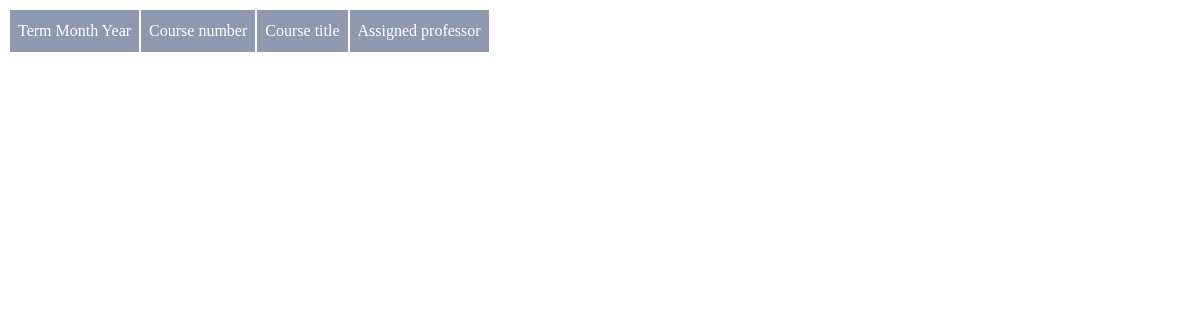
The page /sysop_tasks/displayCoursesAndProfsTable.php on the database as committed earlier.
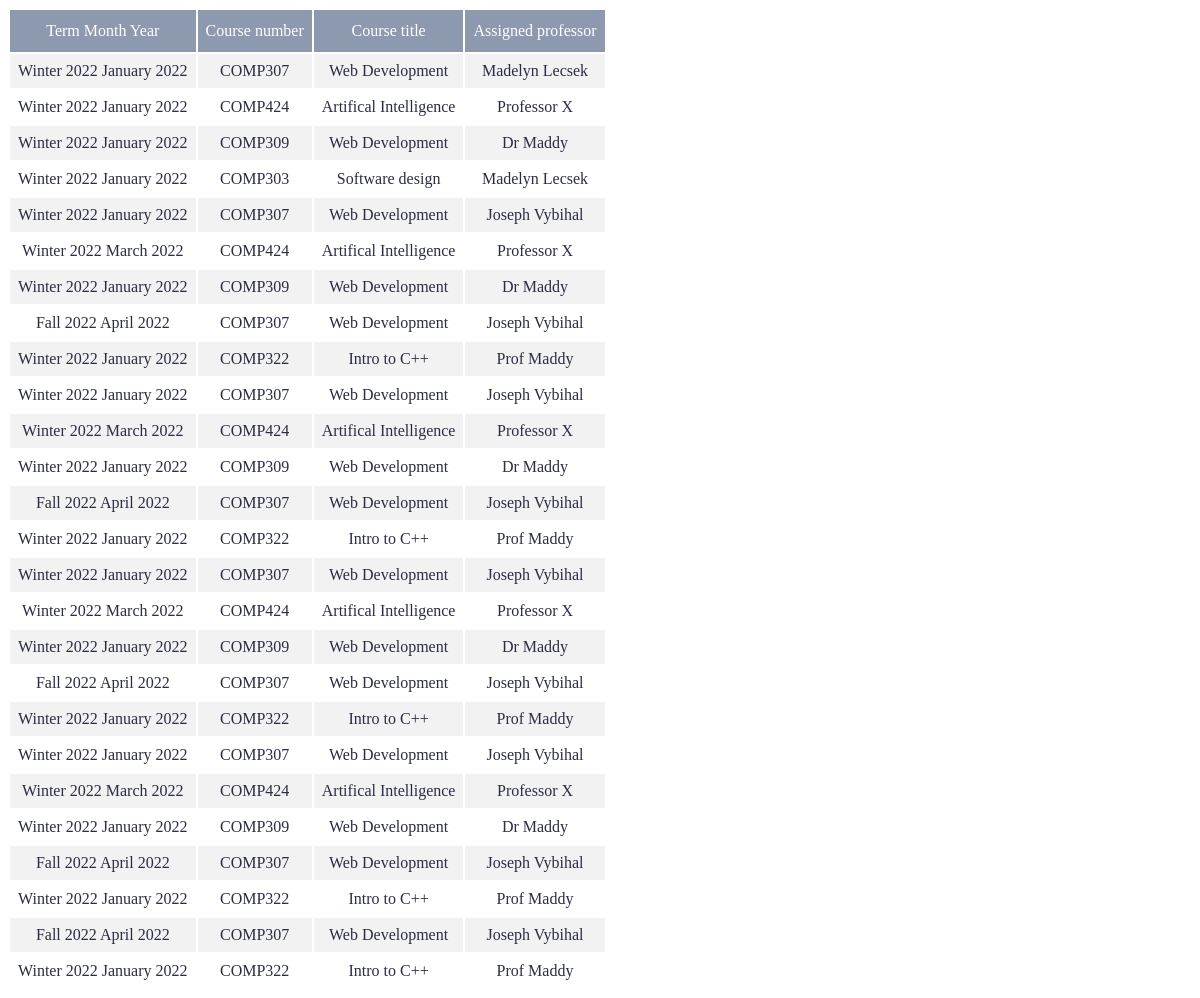
The same page on the database as committed later.
### tables this page shows
CREATE TABLE "assignedProfs" (
	"term_month_year"	TEXT,
	"course_num"	TEXT,
	"course_name"	TEXT,
	"instructor_assigned_name"	TEXT
);

### sysop_tasks/displayCoursesAndProfsTable.php (the view, shortened to what this page needs)
<?php
    $db = new SQLite3("../STARboard.db", SQLITE3_OPEN_READWRITE);
    $query = $db->prepare('SELECT * FROM assignedProfs');
    $result = $query->execute();
    echo "<div class = 'report' >";
    echo "<table id='allTAReportTable'>";
    echo "<tr>";
    echo "<th>Term Month Year</th>";
    echo "<th>Course number</th>";
    echo "<th>Course title</th>";
    echo "<th>Assigned professor</th>";
    echo "</tr>";
    while ($row = $result->fetchArray(SQLITE3_ASSOC))
    {
        echo "<tr>";
        echo "<td>". $row['term_month_year'] . "</td>";
        echo "<td>". $row['course_num'] . "</td>";
        echo "<td>". $row['course_name'] . "</td>";
        echo "<td>". $row['instructor_assigned_name'] . "</td>";
        echo "</tr>";
    }
    echo "</table>";
    echo "</div>";
?>

### sysop_tasks/displayCoursesAndProfsTable.php (style rules this page uses)
.report { overflow-x: auto; }
#allTAReportTable td, #allTAReportTable th { padding: 8px; text-align: center; color: #2b2d42; }
#allTAReportTable tr:nth-child(even) { background-color: #f2f2f2; }
#allTAReportTable th { padding-top: 12px; padding-bottom: 12px; text-align: left; background-color: #8d99ae; color: white; text-align: center; font-weight: 400; }

Rows that differ between the two databases and show on the page:
added assignedprofs: term_month_year "Winter 2022 January 2022", course_num "COMP307", course_name "Web Development", instructor_assigned_name "Madelyn Lecsek"
added assignedprofs: term_month_year "Winter 2022 January 2022", course_num "COMP424", course_name "Artifical Intelligence", instructor_assigned_name "Professor X"
added assignedprofs: term_month_year "Winter 2022 January 2022", course_num "COMP309", course_name "Web Development", instructor_assigned_name "Dr Maddy"
added assignedprofs: term_month_year "Winter 2022 January 2022", course_num "COMP303", course_name "Software design", instructor_assigned_name "Madelyn Lecsek"
added assignedprofs: term_month_year "Winter 2022 January 2022", course_num "COMP307", course_name "Web Development", instructor_assigned_name "Joseph Vybihal"
added assignedprofs: term_month_year "Winter 2022 March 2022", course_num "COMP424", course_name "Artifical Intelligence", instructor_assigned_name "Professor X"
added assignedprofs: term_month_year "Winter 2022 January 2022", course_num "COMP309", course_name "Web Development", instructor_assigned_name "Dr Maddy"
added assignedprofs: term_month_year "Fall 2022 April 2022", course_num "COMP307", course_name "Web Development", instructor_assigned_name "Joseph Vybihal"
added assignedprofs: term_month_year "Winter 2022 January 2022", course_num "COMP322", course_name "Intro to C++", instructor_assigned_name "Prof Maddy"
added assignedprofs: term_month_year "Winter 2022 January 2022", course_num "COMP307", course_name "Web Development", instructor_assigned_name "Joseph Vybihal"
added assignedprofs: term_month_year "Winter 2022 March 2022", course_num "COMP424", course_name "Artifical Intelligence", instructor_assigned_name "Professor X"
added assignedprofs: term_month_year "Winter 2022 January 2022", course_num "COMP309", course_name "Web Development", instructor_assigned_name "Dr Maddy"
added assignedprofs: term_month_year "Fall 2022 April 2022", course_num "COMP307", course_name "Web Development", instructor_assigned_name "Joseph Vybihal"
added assignedprofs: term_month_year "Winter 2022 January 2022", course_num "COMP322", course_name "Intro to C++", instructor_assigned_name "Prof Maddy"
added assignedprofs: term_month_year "Winter 2022 January 2022", course_num "COMP307", course_name "Web Development", instructor_assigned_name "Joseph Vybihal"
added assignedprofs: term_month_year "Winter 2022 March 2022", course_num "COMP424", course_name "Artifical Intelligence", instructor_assigned_name "Professor X"
added assignedprofs: term_month_year "Winter 2022 January 2022", course_num "COMP309", course_name "Web Development", instructor_assigned_name "Dr Maddy"
added assignedprofs: term_month_year "Fall 2022 April 2022", course_num "COMP307", course_name "Web Development", instructor_assigned_name "Joseph Vybihal"
added assignedprofs: term_month_year "Winter 2022 January 2022", course_num "COMP322", course_name "Intro to C++", instructor_assigned_name "Prof Maddy"
added assignedprofs: term_month_year "Winter 2022 January 2022", course_num "COMP307", course_name "Web Development", instructor_assigned_name "Joseph Vybihal"
added assignedprofs: term_month_year "Winter 2022 March 2022", course_num "COMP424", course_name "Artifical Intelligence", instructor_assigned_name "Professor X"
added assignedprofs: term_month_year "Winter 2022 January 2022", course_num "COMP309", course_name "Web Development", instructor_assigned_name "Dr Maddy"
added assignedprofs: term_month_year "Fall 2022 April 2022", course_num "COMP307", course_name "Web Development", instructor_assigned_name "Joseph Vybihal"
added assignedprofs: term_month_year "Winter 2022 January 2022", course_num "COMP322", course_name "Intro to C++", instructor_assigned_name "Prof Maddy"
added assignedprofs: term_month_year "Fall 2022 April 2022", course_num "COMP307", course_name "Web Development", instructor_assigned_name "Joseph Vybihal"
added assignedprofs: term_month_year "Winter 2022 January 2022", course_num "COMP322", course_name "Intro to C++", instructor_assigned_name "Prof Maddy"
